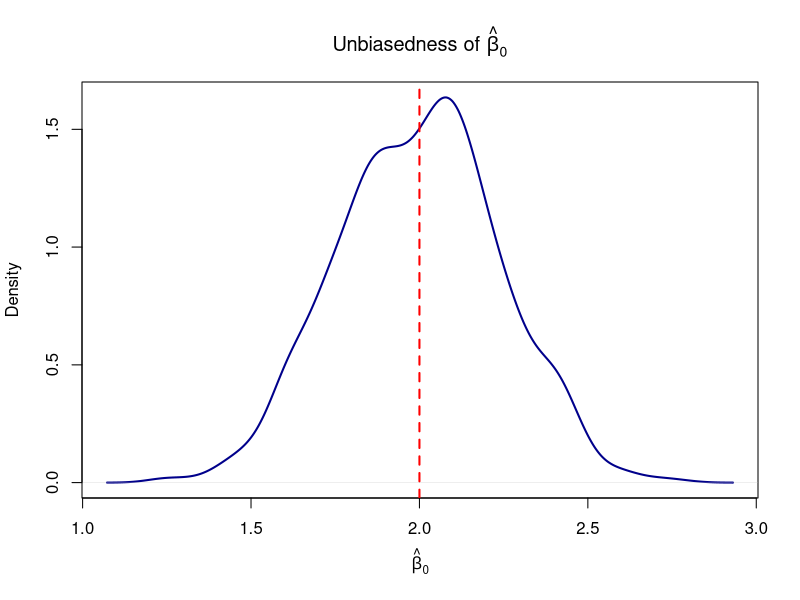
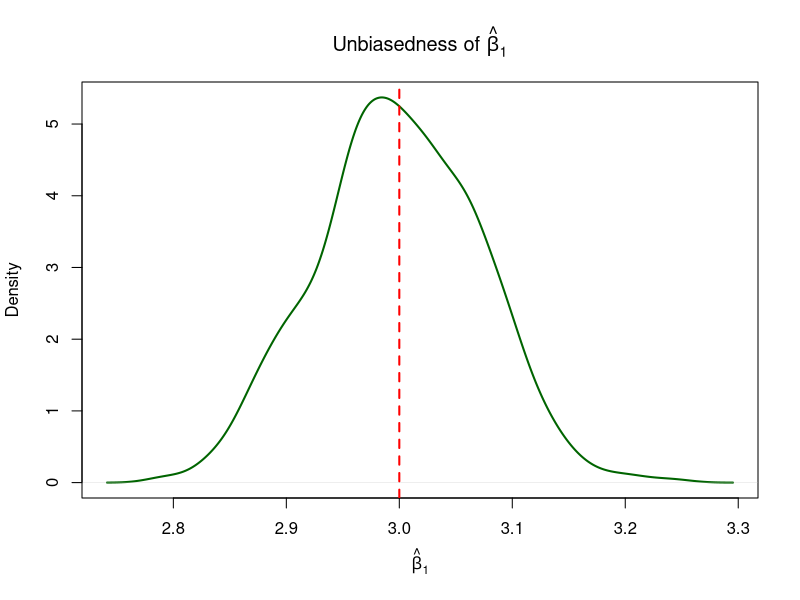
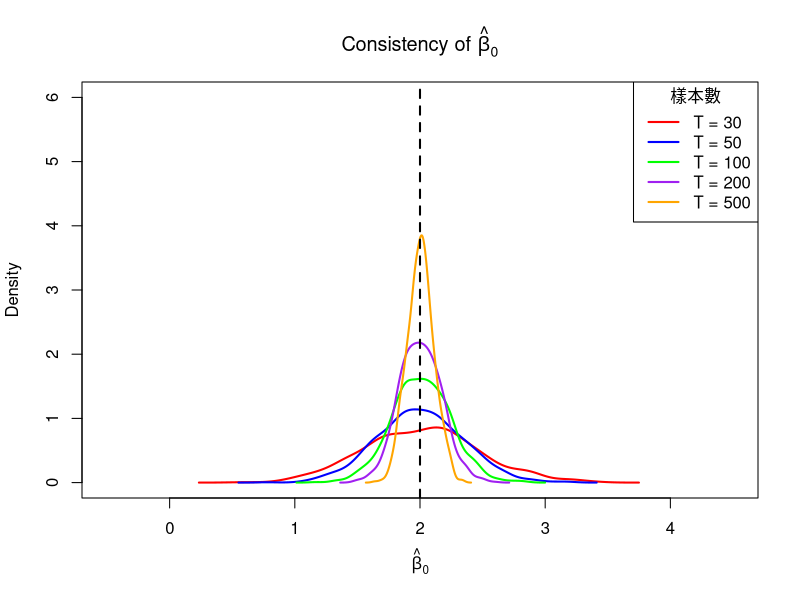
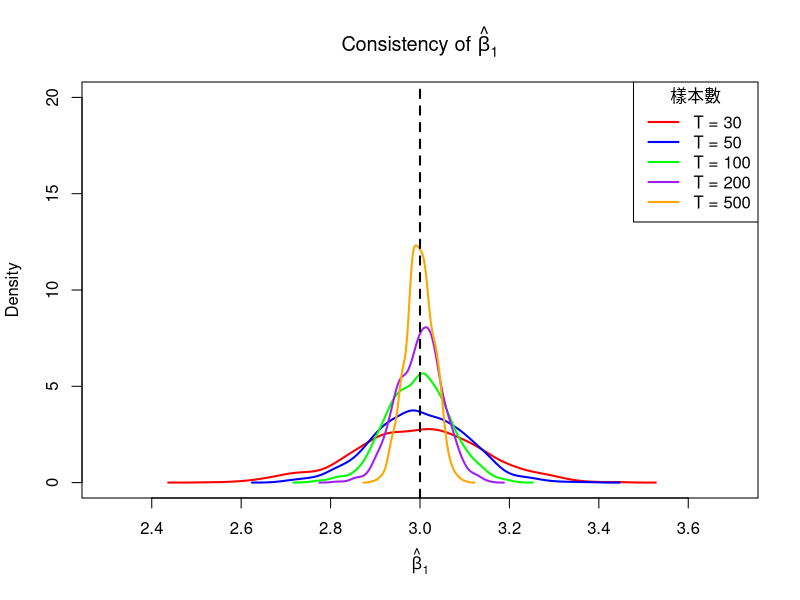

These figures' R source, in order:
#### homework 06 ####

## 學號:m136040030  姓名:張文誠 ##


## 建立母體迴歸模型 ##

beta_0 <- 2    
beta_1 <- 3    

t <- 100

x <- rnorm(t, mean = 3, sd = sqrt(2))  
e <- rnorm(t, mean = 0, sd = 1)  
Y <- beta_0 + beta_1 * x + e

model <- lm( Y ~ x )
summary(model)

beta_est_0 <- coef(model)[1]  
beta_est_1 <- coef(model)[2]  

## Plot T = 100 for unbiasedness ##

beta_est_0_list <- numeric(1000)  
beta_est_1_list <- numeric(1000)  

for(i in c(1:1000)){ 
  x <- rnorm(100, mean = 3, sd = sqrt(2))  
  e <- rnorm(100, mean = 0, sd = 1)  
  Y <- beta_0 + beta_1 * x + e
  
  model <- lm( Y ~ x )
  summary(model)
  
  beta_est_0 <- coef(model)[1]  
  beta_est_1 <- coef(model)[2]  
  
  beta_est_0_list[i] <- coef(model)[1]
  beta_est_1_list[i] <- coef(model)[2]
  
  print(beta_est_0)
  print(beta_est_1)
}

#

plot(density(beta_est_0_list),
     main = expression(paste("Unbiasedness of ", hat(beta)[0],)),
     xlab = expression(hat(beta)[0]),
     col = "darkblue",
     lwd = 2)
abline(v = beta_0, col = "red", lwd = 2, lty = 2)  

plot(density(beta_est_1_list),
     main = expression(paste("Unbiasedness of ", hat(beta)[1],)),
     xlab = expression(hat(beta)[1]),
     col = "darkgreen",
     lwd = 2)
abline(v = beta_1, col = "red", lwd = 2, lty = 2)  

## Plot, T = 30; 50; 100; 200; 500 for consistency ##

# T = 30

beta_est_0_list_30 <- numeric(1000)  
beta_est_1_list_30 <- numeric(1000)

for(i in c(1:1000)){ 
  x <- rnorm(30, mean = 3, sd = sqrt(2))  
  e <- rnorm(30, mean = 0, sd = 1)  
  Y <- beta_0 + beta_1 * x + e
  
  model <- lm( Y ~ x )
  summary(model)
  
  beta_est_0 <- coef(model)[1]  
  beta_est_1 <- coef(model)[2]  
  
  beta_est_0_list_30[i] <- coef(model)[1]
  beta_est_1_list_30[i] <- coef(model)[2]
  
  print(beta_est_0)
  print(beta_est_1)
}

# T = 50

beta_est_0_list_50 <- numeric(1000)  
beta_est_1_list_50 <- numeric(1000)

for(i in c(1:1000)){ 
  x <- rnorm(50, mean = 3, sd = sqrt(2))  
  e <- rnorm(50, mean = 0, sd = 1)  
  Y <- beta_0 + beta_1 * x + e
  
  model <- lm( Y ~ x )
  summary(model)
  
  beta_est_0 <- coef(model)[1]  
  beta_est_1 <- coef(model)[2]  
  
  beta_est_0_list_50[i] <- coef(model)[1]
  beta_est_1_list_50[i] <- coef(model)[2]
  
  print(beta_est_0)
  print(beta_est_1)
}

# T = 100

beta_est_0_list_100 <- numeric(1000)  
beta_est_1_list_100 <- numeric(1000)

for(i in c(1:1000)){ 
  x <- rnorm(100, mean = 3, sd = sqrt(2))  
  e <- rnorm(100, mean = 0, sd = 1)  
  Y <- beta_0 + beta_1 * x + e
  
  model <- lm( Y ~ x )
  summary(model)
  
  beta_est_0 <- coef(model)[1]  
  beta_est_1 <- coef(model)[2]  
  
  beta_est_0_list_100[i] <- coef(model)[1]
  beta_est_1_list_100[i] <- coef(model)[2]
  
  print(beta_est_0)
  print(beta_est_1)
}

# T = 200

beta_est_0_list_200 <- numeric(1000)  
beta_est_1_list_200 <- numeric(1000)

for(i in c(1:1000)){ 
  x <- rnorm(200, mean = 3, sd = sqrt(2))  
  e <- rnorm(200, mean = 0, sd = 1)  
  Y <- beta_0 + beta_1 * x + e
  
  model <- lm( Y ~ x )
  summary(model)
  
  beta_est_0 <- coef(model)[1]  
  beta_est_1 <- coef(model)[2]  
  
  beta_est_0_list_200[i] <- coef(model)[1]
  beta_est_1_list_200[i] <- coef(model)[2]
  
  print(beta_est_0)
  print(beta_est_1)
}

# T = 500

beta_est_0_list_500 <- numeric(1000)  
beta_est_1_list_500 <- numeric(1000)

for(i in c(1:1000)){ 
  x <- rnorm(500, mean = 3, sd = sqrt(2))  
  e <- rnorm(500, mean = 0, sd = 1)  
  Y <- beta_0 + beta_1 * x + e
  
  model <- lm( Y ~ x )
  summary(model)
  
  beta_est_0 <- coef(model)[1]  
  beta_est_1 <- coef(model)[2]  
  
  beta_est_0_list_500[i] <- coef(model)[1]
  beta_est_1_list_500[i] <- coef(model)[2]
  
  print(beta_est_0)
  print(beta_est_1)
}

# 畫圖

plot(NULL, xlim = c(-0.5, 4.5), ylim = c(0, 6), 
     xlab = expression(hat(beta)[0]), 
     ylab = "Density", 
     main = expression(paste("Consistency of ", hat(beta)[0]),))

lines(density(beta_est_0_list_30), col = "red", lwd = 2)
lines(density(beta_est_0_list_50), col = "blue", lwd = 2)
lines(density(beta_est_0_list_100), col = "green", lwd = 2)
lines(density(beta_est_0_list_200), col = "purple", lwd = 2)
lines(density(beta_est_0_list_500), col = "orange", lwd = 2)

abline(v = beta_0, col = "black", lwd = 2, lty = 2)

legend("topright", 
       legend = c("T = 30", "T = 50", "T = 100", "T = 200", "T = 500"), 
       col = c("red", "blue", "green", "purple", "orange"), 
       lwd = 2, 
       title = "樣本數")

# 

plot(NULL, xlim = c(2.3, 3.7), ylim = c(0,20 ), 
     xlab = expression(hat(beta)[1]), 
     ylab = "Density", 
     main = expression(paste("Consistency of ", hat(beta)[1],)))

lines(density(beta_est_1_list_30), col = "red", lwd = 2)
lines(density(beta_est_1_list_50), col = "blue", lwd = 2)
lines(density(beta_est_1_list_100), col = "green", lwd = 2)
lines(density(beta_est_1_list_200), col = "purple", lwd = 2)
lines(density(beta_est_1_list_500), col = "orange", lwd = 2)

abline(v = beta_1, col = "black", lwd = 2, lty = 2)

legend("topright", 
       legend = c("T = 30", "T = 50", "T = 100", "T = 200", "T = 500"), 
       col = c("red", "blue", "green", "purple", "orange"), 
       lwd = 2, 
       title = "樣本數")


